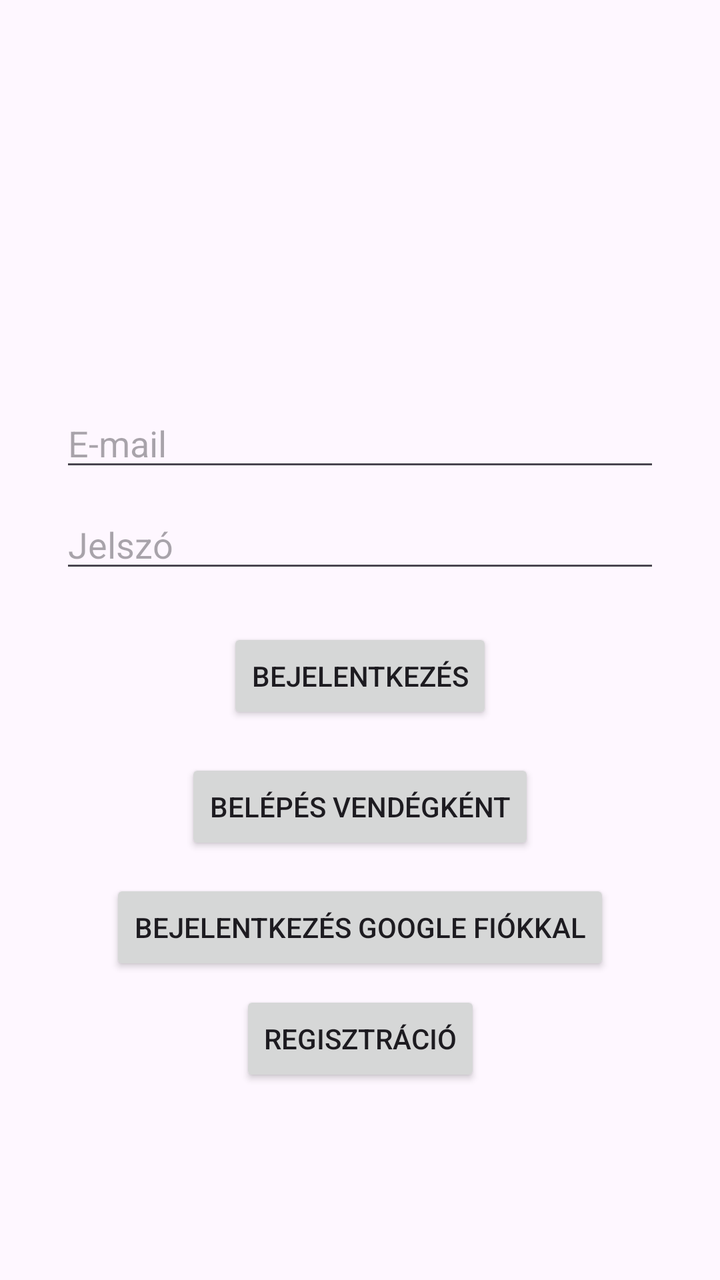
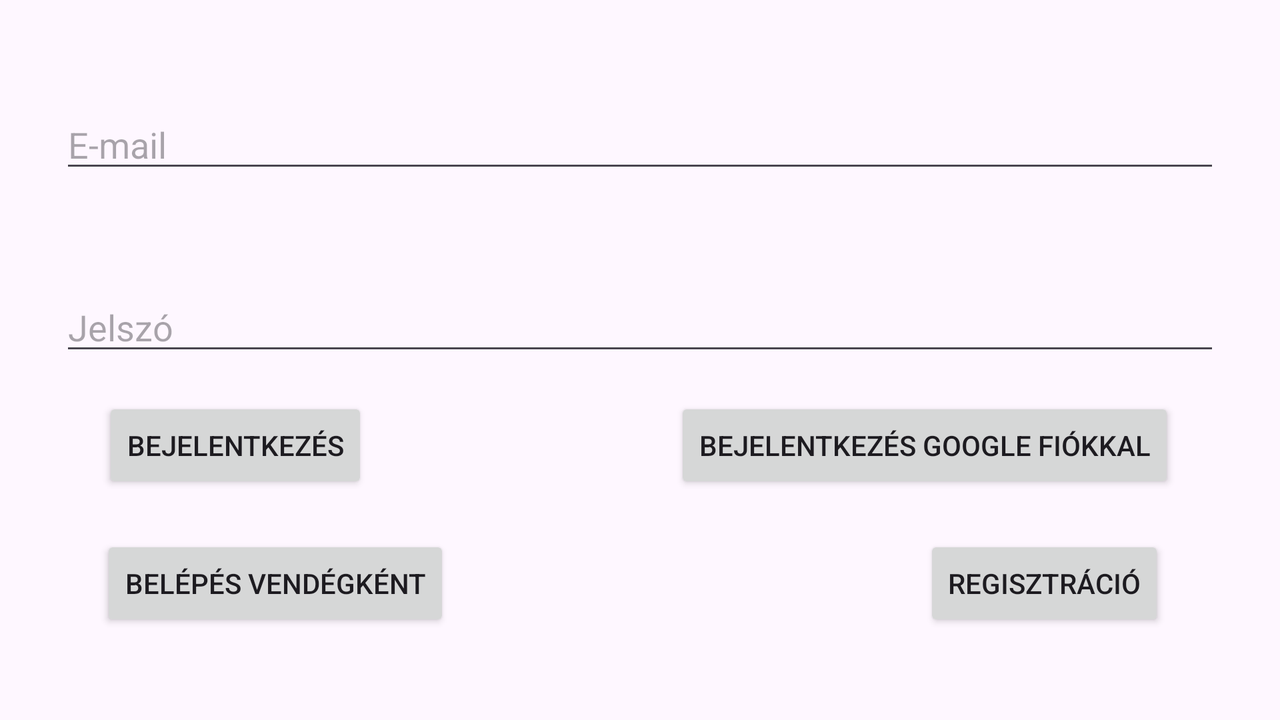

One screen, two layout resources from the same app: the default and the author's alternative for another configuration. Each is rendered where Android would select it; the XML of both is given below.
<!-- AndroidManifest.xml: application theme Theme.KérdőívSzerkesztő -->
<!-- res/layout/activity_main.xml -->
<?xml version="1.0" encoding="utf-8"?>
<androidx.constraintlayout.widget.ConstraintLayout xmlns:android="http://schemas.android.com/apk/res/android"
    xmlns:app="http://schemas.android.com/apk/res-auto"
    xmlns:tools="http://schemas.android.com/tools"
    android:layout_width="match_parent"
    android:layout_height="match_parent"
    tools:context=".MainActivity">


    <EditText
        android:id="@+id/useremailEditText"
        android:layout_width="match_parent"
        android:layout_height="wrap_content"
        android:layout_marginBottom="200dp"
        android:layout_marginLeft="30dp"
        android:layout_marginRight="30dp"
        android:ems="10"
        android:hint="@string/email"
        android:inputType="textEmailAddress"
        app:layout_constraintBottom_toBottomOf="parent"
        app:layout_constraintTop_toTopOf="parent" />

    <EditText
        android:id="@+id/editTextPassword"
        android:layout_width="match_parent"
        android:layout_height="wrap_content"
        android:layout_marginBottom="320dp"
        android:layout_marginLeft="30dp"
        android:layout_marginRight="30dp"
        android:ems="10"
        android:hint="@string/jelszo"
        android:inputType="textPassword"
        app:layout_constraintBottom_toBottomOf="parent"
        app:layout_constraintTop_toBottomOf="@+id/useremailEditText"
        app:layout_constraintVertical_bias="0.243"
        tools:layout_editor_absoluteX="0dp" />

    <Button
        android:id="@+id/loginButton"
        android:layout_width="wrap_content"
        android:layout_height="wrap_content"
        android:text="@string/bejelentkezes"
        android:onClick="login"
        app:layout_constraintBottom_toBottomOf="parent"
        app:layout_constraintEnd_toEndOf="parent"
        app:layout_constraintStart_toStartOf="parent"
        app:layout_constraintTop_toBottomOf="@+id/editTextPassword"
        app:layout_constraintVertical_bias="0.075" />

    <Button
        android:id="@+id/guestLoginButton"
        android:layout_width="wrap_content"
        android:layout_height="wrap_content"
        android:text="@string/guestLogin"
        android:onClick="loginAsGuest"
        app:layout_constraintBottom_toBottomOf="parent"
        app:layout_constraintEnd_toEndOf="parent"
        app:layout_constraintStart_toStartOf="parent"
        app:layout_constraintTop_toBottomOf="@+id/loginButton"
        app:layout_constraintVertical_bias="0.075" />

    <Button
        android:id="@+id/googleLoginButton"
        android:layout_width="wrap_content"
        android:layout_height="wrap_content"
        android:text="@string/googleLogin"
        android:onClick="loginWithGoogle"
        app:layout_constraintBottom_toBottomOf="parent"
        app:layout_constraintEnd_toEndOf="parent"
        app:layout_constraintStart_toStartOf="parent"
        app:layout_constraintTop_toBottomOf="@+id/guestLoginButton"
        app:layout_constraintVertical_bias="0.075" />

    <Button
        android:id="@+id/registrationButton"
        android:layout_width="wrap_content"
        android:layout_height="wrap_content"
        android:text="@string/regisztracio"
        android:onClick="signup"
        app:layout_constraintBottom_toBottomOf="parent"
        app:layout_constraintEnd_toEndOf="parent"
        app:layout_constraintStart_toStartOf="parent"
        app:layout_constraintTop_toBottomOf="@+id/googleLoginButton"
        app:layout_constraintVertical_bias="0.075" />

</androidx.constraintlayout.widget.ConstraintLayout>
<!-- resources referenced by this layout -->
<resources>
  <string name="bejelentkezes">Bejelentkezés</string>
  <string name="email">E-mail</string>
  <string name="googleLogin">Bejelentkezés Google fiókkal</string>
  <string name="guestLogin">Belépés vendégként</string>
  <string name="jelszo">Jelszó</string>
  <string name="regisztracio">Regisztráció</string>
  <style name="Theme.KérdőívSzerkesztő" parent="Base.Theme.KérdőívSzerkesztő" />
  <style name="Base.Theme.KérdőívSzerkesztő" parent="Theme.Material3.DayNight.NoActionBar">
          
          
      </style>
</resources>
<!-- res/layout-land/activity_main.xml (the author's variant of the layout above) -->
<!-- drawn on the phone turned sideways -->
<?xml version="1.0" encoding="utf-8"?>
<LinearLayout xmlns:android="http://schemas.android.com/apk/res/android"
    xmlns:app="http://schemas.android.com/apk/res-auto"
    xmlns:tools="http://schemas.android.com/tools"
    android:layout_width="match_parent"
    android:layout_height="match_parent"
    android:orientation="vertical"
    tools:context=".MainActivity">


    <EditText
        android:id="@+id/useremailEditText"
        android:layout_width="match_parent"
        android:layout_height="wrap_content"
        android:layout_marginLeft="30dp"
        android:layout_marginTop="@dimen/default_margin"
        android:layout_marginRight="30dp"
        android:ems="10"
        android:hint="@string/email"
        android:inputType="textEmailAddress" />

    <EditText
        android:id="@+id/editTextPassword"
        android:layout_width="match_parent"
        android:layout_height="wrap_content"
        android:layout_marginTop="@dimen/default_margin"
        android:layout_marginLeft="30dp"
        android:layout_marginRight="30dp"
        android:ems="10"
        android:hint="@string/jelszo"
        android:inputType="textPassword"
        tools:layout_editor_absoluteX="0dp" />

    <androidx.constraintlayout.widget.ConstraintLayout
        android:layout_width="match_parent"
        android:layout_height="219dp"
        tools:context=".MainActivity">

        <Button
            android:id="@+id/loginButton"
            android:layout_width="wrap_content"
            android:layout_height="wrap_content"
            android:onClick="login"
            android:text="@string/bejelentkezes"
            app:layout_constraintBottom_toBottomOf="parent"
            app:layout_constraintEnd_toEndOf="parent"
            app:layout_constraintHorizontal_bias="0.101"
            app:layout_constraintStart_toStartOf="parent"
            app:layout_constraintTop_toTopOf="parent"
            app:layout_constraintVertical_bias="0.093"
            tools:ignore="MissingConstraints" />

        <Button
            android:id="@+id/guestLoginButton"
            android:layout_width="wrap_content"
            android:layout_height="wrap_content"
            android:onClick="loginAsGuest"
            android:text="@string/guestLogin"
            app:layout_constraintBottom_toBottomOf="parent"
            app:layout_constraintEnd_toEndOf="parent"
            app:layout_constraintHorizontal_bias="0.108"
            app:layout_constraintStart_toStartOf="parent"
            app:layout_constraintTop_toTopOf="parent"
            app:layout_constraintVertical_bias="0.497"
            tools:ignore="MissingConstraints" />

        <Button
            android:id="@+id/googleLoginButton"
            android:layout_width="wrap_content"
            android:layout_height="wrap_content"
            android:onClick="loginWithGoogle"
            android:text="@string/googleLogin"
            app:layout_constraintBottom_toBottomOf="parent"
            app:layout_constraintEnd_toEndOf="parent"
            app:layout_constraintHorizontal_bias="0.865"
            app:layout_constraintStart_toStartOf="parent"
            app:layout_constraintTop_toTopOf="parent"
            app:layout_constraintVertical_bias="0.093"
            tools:ignore="MissingConstraints" />

        <Button
            android:id="@+id/registrationButton"
            android:layout_width="wrap_content"
            android:layout_height="wrap_content"
            android:onClick="signup"
            android:text="@string/regisztracio"
            app:layout_constraintBottom_toBottomOf="parent"
            app:layout_constraintEnd_toEndOf="parent"
            app:layout_constraintHorizontal_bias="0.889"
            app:layout_constraintStart_toStartOf="parent"
            app:layout_constraintTop_toTopOf="parent"
            app:layout_constraintVertical_bias="0.497"
            tools:ignore="MissingConstraints" />
    </androidx.constraintlayout.widget.ConstraintLayout>

</LinearLayout>
<!-- resources referenced by the variant -->
<!-- as the phone turned sideways resolves them -->
<resources>
  <dimen name="default_margin">50dp</dimen>
  <string name="bejelentkezes">Bejelentkezés</string>
  <string name="email">E-mail</string>
  <string name="googleLogin">Bejelentkezés Google fiókkal</string>
  <string name="guestLogin">Belépés vendégként</string>
  <string name="jelszo">Jelszó</string>
  <string name="regisztracio">Regisztráció</string>
  <style name="Theme.KérdőívSzerkesztő" parent="Base.Theme.KérdőívSzerkesztő" />
  <style name="Base.Theme.KérdőívSzerkesztő" parent="Theme.Material3.DayNight.NoActionBar">
          
          
      </style>
</resources>
